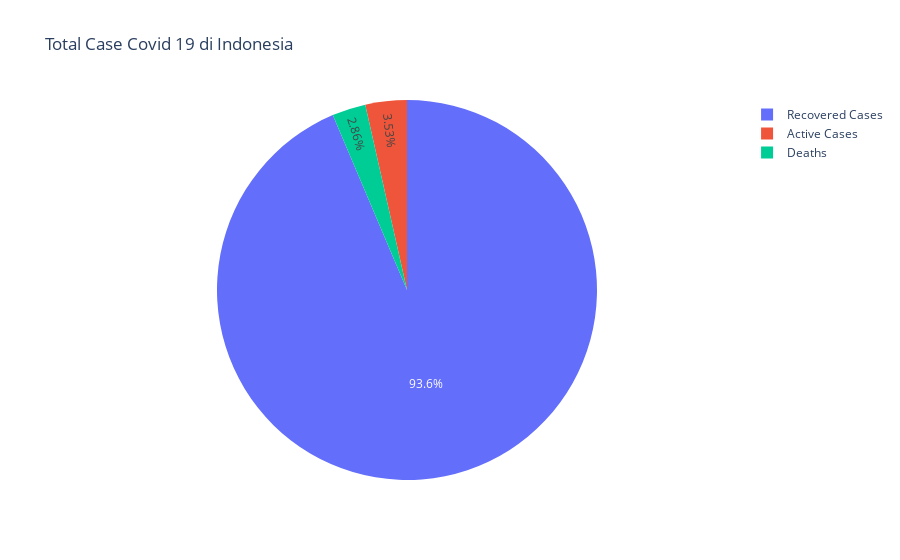

The cell this chart's notebook holds for it:
### Code cell
list_label = ['Active Cases', 'Recovered Cases', 'Deaths']
list_value = [df['Total Active Cases'].sum(), df['Total Recovered'].sum(), df['Total Deaths'].sum()]

fig = ply.graph_objs.Figure(
    data=[ply.graph_objs.Pie(labels=list_label, values=list_value)]
)
fig.update_layout(title_text='Total Case Covid 19 di Indonesia')
fig.show()

### Figure 1 — Plotly figure (JSON) as saved in the notebook; plotly's stock layout.template omitted (floating-point values rounded to 4 significant figures)
{"data": [{"labels": ["Active Cases", "Recovered Cases", "Deaths"], "type": "pie", "values": [178960004, 4749798246, 145259577]}], "layout": {"title": {"text": "Total Case Covid 19 di Indonesia"}}}
